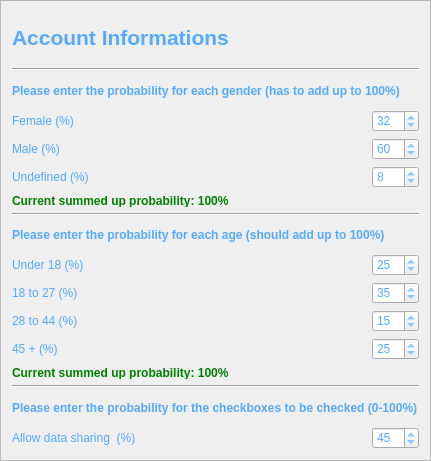
                <widget class="QFrame" name="frame_5">
                 <property name="geometry">
                  <rect>
                   <x>900</x>
                   <y>50</y>
                   <width>431</width>
                   <height>461</height>
                  </rect>
                 </property>
                 <property name="frameShape">
                  <enum>QFrame::StyledPanel</enum>
                 </property>
                 <property name="frameShadow">
                  <enum>QFrame::Raised</enum>
                 </property>
                 <layout class="QVBoxLayout" name="verticalLayout_11">
                  <item>
                   <widget class="QLabel" name="account_genning_settings_label_2">
                    <property name="minimumSize">
                     <size>
                      <width>0</width>
                      <height>50</height>
                     </size>
                    </property>
                    <property name="font">
                     <font>
                      <pointsize>16</pointsize>
                      <weight>75</weight>
                      <bold>true</bold>
                     </font>
                    </property>
                    <property name="styleSheet">
                     <string notr="true">color: rgb(85, 170, 255);</string>
                    </property>
                    <property name="text">
                     <string>Account Informations</string>
                    </property>
                   </widget>
                  </item>
                  <item>
                   <widget class="Line" name="line_6">
                    <property name="orientation">
                     <enum>Qt::Horizontal</enum>
                    </property>
                   </widget>
                  </item>
                  <item>
                   <widget class="QLabel" name="label_34">
                    <property name="font">
                     <font>
                      <weight>75</weight>
                      <bold>true</bold>
                     </font>
                    </property>
                    <property name="styleSheet">
                     <string notr="true">color: rgb(85, 170, 255);</string>
                    </property>
                    <property name="text">
                     <string>Please enter the probability for each gender (has to add up to 100%)</string>
                    </property>
                   </widget>
                  </item>
                  <item>
                   <layout class="QGridLayout" name="gridLayout_4">
                    <item row="0" column="2">
                     <widget class="QSpinBox" name="gender_female_probability">
                      <property name="styleSheet">
                       <string notr="true">color: rgb(85, 170, 255);</string>
                      </property>
                      <property name="maximum">
                       <number>100</number>
                      </property>
                      <property name="value">
                       <number>32</number>
                      </property>
                     </widget>
                    </item>
                    <item row="0" column="0">
                     <widget class="QLabel" name="label_15">
                      <property name="styleSheet">
                       <string notr="true">color: rgb(85, 170, 255);</string>
                      </property>
                      <property name="text">
                       <string>Female (%)</string>
                      </property>
                     </widget>
                    </item>
                    <item row="1" column="1">
                     <spacer name="horizontalSpacer_3">
                      <property name="orientation">
                       <enum>Qt::Horizontal</enum>
                      </property>
                      <property name="sizeHint" stdset="0">
                       <size>
                        <width>40</width>
                        <height>20</height>
                       </size>
                      </property>
                     </spacer>
                    </item>
                    <item row="0" column="1">
                     <spacer name="horizontalSpacer_2">
                      <property name="orientation">
                       <enum>Qt::Horizontal</enum>
                      </property>
                      <property name="sizeHint" stdset="0">
                       <size>
                        <width>30</width>
                        <height>20</height>
                       </size>
                      </property>
                     </spacer>
                    </item>
                    <item row="1" column="0">
                     <widget class="QLabel" name="label_18">
                      <property name="styleSheet">
                       <string notr="true">color: rgb(85, 170, 255);</string>
                      </property>
                      <property name="text">
                       <string>Male (%) </string>
                      </property>
                     </widget>
                    </item>
                    <item row="1" column="2">
                     <widget class="QSpinBox" name="gender_male_probability">
                      <property name="styleSheet">
                       <string notr="true">color: rgb(85, 170, 255);</string>
                      </property>
                      <property name="maximum">
                       <number>100</number>
                      </property>
                      <property name="value">
                       <number>60</number>
                      </property>
                     </widget>
                    </item>
                    <item row="2" column="0">
                     <widget class="QLabel" name="label_33">
                      <property name="styleSheet">
                       <string notr="true">color: rgb(85, 170, 255);</string>
                      </property>
                      <property name="text">
                       <string>Undefined (%)</string>
                      </property>
                     </widget>
                    </item>
                    <item row="2" column="1">
                     <spacer name="horizontalSpacer_4">
                      <property name="orientation">
                       <enum>Qt::Horizontal</enum>
                      </property>
                      <property name="sizeHint" stdset="0">
                       <size>
                        <width>40</width>
                        <height>20</height>
                       </size>
                      </property>
                     </spacer>
                    </item>
                    <item row="2" column="2">
                     <widget class="QSpinBox" name="gender_undefined_probability">
                      <property name="styleSheet">
                       <string notr="true">color: rgb(85, 170, 255);</string>
                      </property>
                      <property name="maximum">
                       <number>100</number>
                      </property>
                      <property name="value">
                       <number>8</number>
                      </property>
                     </widget>
                    </item>
                   </layout>
                  </item>
                  <item>
                   <widget class="QLabel" name="selected_gender_probability">
                    <property name="maximumSize">
                     <size>
                      <width>16777215</width>
                      <height>13</height>
                     </size>
                    </property>
                    <property name="font">
                     <font>
                      <weight>75</weight>
                      <bold>true</bold>
                     </font>
                    </property>
                    <property name="styleSheet">
                     <string notr="true">color: green;
</string>
                    </property>
                    <property name="text">
                     <string>Current summed up probability: 100%</string>
                    </property>
                   </widget>
                  </item>
                  <item>
                   <widget class="Line" name="line_5">
                    <property name="orientation">
                     <enum>Qt::Horizontal</enum>
                    </property>
                   </widget>
                  </item>
                  <item>
                   <widget class="QLabel" name="label_24">
                    <property name="font">
                     <font>
                      <weight>75</weight>
                      <bold>true</bold>
                     </font>
                    </property>
                    <property name="styleSheet">
                     <string notr="true">color: rgb(85, 170, 255);</string>
                    </property>
                    <property name="text">
                     <string>Please enter the probability for each age (should add up to 100%)</string>
                    </property>
                   </widget>
                  </item>
                  <item>
                   <layout class="QGridLayout" name="gridLayout_5">
                    <item row="0" column="0">
                     <widget class="QLabel" name="age_under_18_gen_probability_label">
                      <property name="styleSheet">
                       <string notr="true">color: rgb(85, 170, 255);</string>
                      </property>
                      <property name="text">
                       <string>Under 18 (%)</string>
                      </property>
                     </widget>
                    </item>
                    <item row="0" column="2">
                     <widget class="QSpinBox" name="age_under_18_probability">
                      <property name="styleSheet">
                       <string notr="true">color: rgb(85, 170, 255);</string>
                      </property>
                      <property name="maximum">
                       <number>100</number>
                      </property>
                      <property name="value">
                       <number>25</number>
                      </property>
                     </widget>
                    </item>
                    <item row="0" column="1">
                     <spacer name="horizontalSpacer_5">
                      <property name="orientation">
                       <enum>Qt::Horizontal</enum>
                      </property>
                      <property name="sizeHint" stdset="0">
                       <size>
                        <width>40</width>
                        <height>20</height>
                       </size>
                      </property>
                     </spacer>
                    </item>
                    <item row="3" column="2">
                     <widget class="QSpinBox" name="age_over_45_probability">
                      <property name="styleSheet">
                       <string notr="true">color: rgb(85, 170, 255);</string>
                      </property>
                      <property name="maximum">
                       <number>100</number>
                      </property>
                      <property name="value">
                       <number>25</number>
                      </property>
                     </widget>
                    </item>
                    <item row="1" column="0">
                     <widget class="QLabel" name="age_18_to_27_gen_probability_label">
                      <property name="styleSheet">
                       <string notr="true">color: rgb(85, 170, 255);</string>
                      </property>
                      <property name="text">
                       <string>18 to 27 (%)</string>
                      </property>
                     </widget>
                    </item>
                    <item row="2" column="2">
                     <widget class="QSpinBox" name="age_28_to_44_probability">
                      <property name="styleSheet">
                       <string notr="true">color: rgb(85, 170, 255);</string>
                      </property>
                      <property name="maximum">
                       <number>100</number>
                      </property>
                      <property name="singleStep">
                       <number>1</number>
                      </property>
                      <property name="value">
                       <number>15</number>
                      </property>
                     </widget>
                    </item>
                    <item row="3" column="1">
                     <spacer name="horizontalSpacer_8">
                      <property name="orientation">
                       <enum>Qt::Horizontal</enum>
                      </property>
                      <property name="sizeHint" stdset="0">
                       <size>
                        <width>40</width>
                        <height>20</height>
                       </size>
                      </property>
                     </spacer>
                    </item>
                    <item row="2" column="0">
                     <widget class="QLabel" name="age_28_to_44_gen_probability_label">
                      <property name="styleSheet">
                       <string notr="true">color: rgb(85, 170, 255);</string>
                      </property>
                      <property name="text">
                       <string>28 to 44 (%)</string>
                      </property>
                     </widget>
                    </item>
                    <item row="2" column="1">
                     <spacer name="horizontalSpacer_7">
                      <property name="orientation">
                       <enum>Qt::Horizontal</enum>
                      </property>
                      <property name="sizeHint" stdset="0">
                       <size>
                        <width>40</width>
                        <height>20</height>
                       </size>
                      </property>
                     </spacer>
                    </item>
                    <item row="3" column="0">
                     <widget class="QLabel" name="age_45_plus_gen_probability_label">
                      <property name="styleSheet">
                       <string notr="true">color: rgb(85, 170, 255);</string>
                      </property>
                      <property name="text">
                       <string>45 + (%)</string>
                      </property>
                     </widget>
                    </item>
                    <item row="1" column="2">
                     <widget class="QSpinBox" name="age_18_to_27_probability">
                      <property name="styleSheet">
                       <string notr="true">color: rgb(85, 170, 255);</string>
                      </property>
                      <property name="maximum">
                       <number>100</number>
                      </property>
                      <property name="value">
                       <number>35</number>
                      </property>
                     </widget>
                    </item>
                    <item row="1" column="1">
                     <spacer name="horizontalSpacer_6">
                      <property name="orientation">
                       <enum>Qt::Horizontal</enum>
                      </property>
                      <property name="sizeHint" stdset="0">
                       <size>
                        <width>40</width>
                        <height>20</height>
                       </size>
                      </property>
                     </spacer>
                    </item>
                   </layout>
                  </item>
                  <item>
                   <widget class="QLabel" name="selected_age_probability">
                    <property name="maximumSize">
                     <size>
                      <width>16777215</width>
                      <height>13</height>
                     </size>
                    </property>
                    <property name="font">
                     <font>
                      <weight>75</weight>
                      <bold>true</bold>
                     </font>
                    </property>
                    <property name="styleSheet">
                     <string notr="true">color: green;</string>
                    </property>
                    <property name="text">
                     <string>Current summed up probability: 100%</string>
                    </property>
                   </widget>
                  </item>
                  <item>
                   <widget class="Line" name="line_4">
                    <property name="orientation">
                     <enum>Qt::Horizontal</enum>
                    </property>
                   </widget>
                  </item>
                  <item>
                   <widget class="QLabel" name="label_35">
                    <property name="font">
                     <font>
                      <weight>75</weight>
                      <bold>true</bold>
                     </font>
                    </property>
                    <property name="styleSheet">
                     <string notr="true">color: rgb(85, 170, 255);</string>
                    </property>
                    <property name="text">
                     <string>Please enter the probability for the checkboxes to be checked (0-100%)</string>
                    </property>
                   </widget>
                  </item>
                  <item>
                   <layout class="QGridLayout" name="gridLayout_3">
                    <item row="0" column="0">
                     <widget class="QLabel" name="allow_data_sharing_gen_label">
                      <property name="styleSheet">
                       <string notr="true">color: rgb(85, 170, 255);</string>
                      </property>
                      <property name="text">
                       <string>Allow data sharing  (%)</string>
                      </property>
                     </widget>
                    </item>
                    <item row="0" column="2">
                     <widget class="QSpinBox" name="allow_data_sharing_gen">
                      <property name="styleSheet">
                       <string notr="true">color: rgb(85, 170, 255);</string>
                      </property>
                      <property name="maximum">
                       <number>100</number>
                      </property>
                      <property name="value">
                       <number>45</number>
                      </property>
                     </widget>
                    </item>
                    <item row="0" column="1">
                     <spacer name="horizontalSpacer">
                      <property name="orientation">
                       <enum>Qt::Horizontal</enum>
                      </property>
                      <property name="sizeHint" stdset="0">
                       <size>
                        <width>40</width>
                        <height>20</height>
                       </size>
                      </property>
                     </spacer>
                    </item>
                   </layout>
                  </item>
                 </layout>
                </widget>
